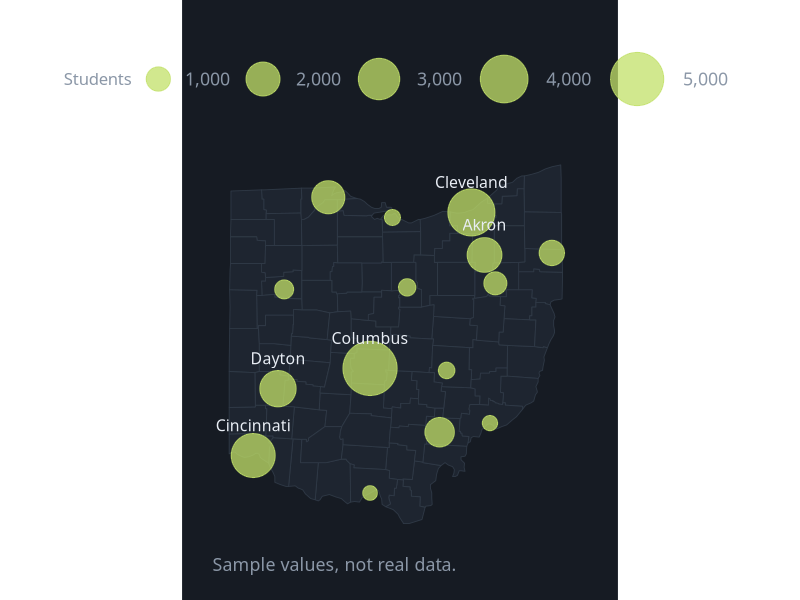
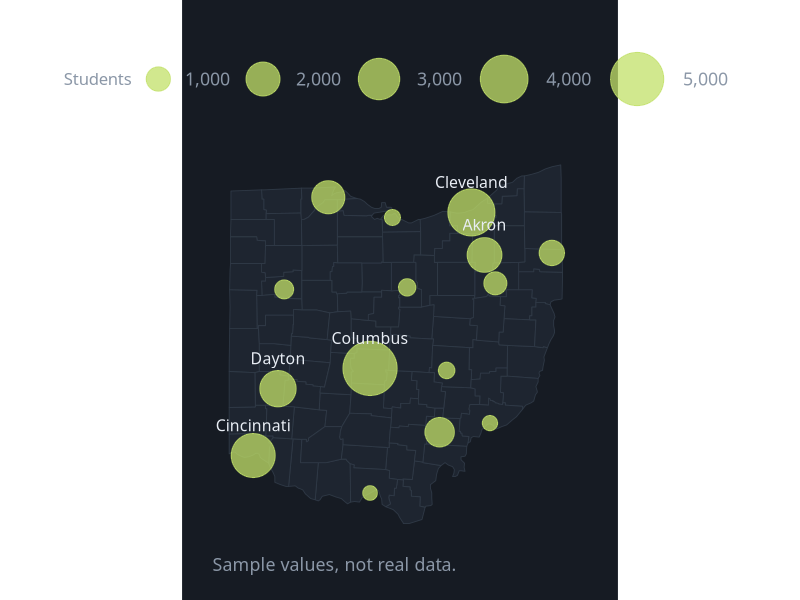

Write the R code that produced these figures, in order.
# Proportional Symbol Map
# Question: How many students attend each campus, and where are they?
# Put this script and propsymbolmap.csv in the same folder, then in RStudio choose
# Session > Set Working Directory > To Source File Location.
# Also needs: sf, maps. Run install.packages(c("sf", "maps")) once.

library(tidyverse)
library(sf)

# ---- Gallery look: dark background, soft gray text ----
font <- "IBM Plex Sans"   # use "sans" if IBM Plex Sans is not installed
ink  <- "#8B97A7"

theme_gallery <- function() {
  theme_minimal(base_size = 16, base_family = font) +
    theme(
      plot.background  = element_rect(fill = "#161B23", color = NA),
      panel.grid       = element_line(color = "#222A34"),
      panel.grid.minor = element_blank(),
      text             = element_text(color = ink),
      axis.text        = element_text(color = ink),
      legend.position  = "top",
      legend.title     = element_blank(),
      plot.margin      = margin(24, 28, 18, 18)
    )
}

# Ohio's county outlines come with the maps package, so there is nothing to download
ohio <- st_as_sf(maps::map("county", "ohio", plot = FALSE, fill = TRUE)) |>
  mutate(county = str_to_title(str_remove(ID, "ohio,")))

df <- read_csv("propsymbolmap.csv", show_col_types = FALSE)

p <- ggplot() +
  geom_sf(data = ohio, fill = "#1E2530", color = "#2E3845", linewidth = 0.3) +
  geom_point(data = df, aes(x = lon, y = lat, size = students),
             color = "#C1E069", alpha = 0.75) +
  geom_text(data = slice_max(df, students, n = 5), aes(x = lon, y = lat, label = campus),
            nudge_y = 0.3, color = "#E8EDF4", family = font, size = 4) +
  scale_size_area(max_size = 18, labels = scales::comma, name = "Students") +
  labs(x = NULL, y = NULL, caption = "Sample values, not real data.") +
  theme_gallery() +
  theme(legend.title = element_text(color = ink, size = 12)) +
  theme(panel.grid = element_blank(), axis.text = element_blank(),
        plot.caption = element_text(color = ink, hjust = 0))

ggsave("propsymbolmap.png", p, width = 9, height = 6, dpi = 200)
p
